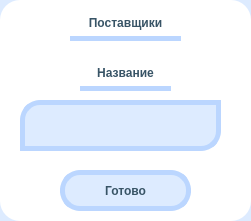
<?xml version="1.0" encoding="UTF-8"?>
<ui version="4.0">
 <class>editProvider</class>
 <widget class="QWidget" name="editProvider">
  <property name="geometry">
   <rect>
    <x>0</x>
    <y>0</y>
    <width>251</width>
    <height>221</height>
   </rect>
  </property>
  <property name="windowTitle">
   <string>Поставщик</string>
  </property>
  <widget class="QPushButton" name="Apply">
   <property name="geometry">
    <rect>
     <x>60</x>
     <y>170</y>
     <width>131</width>
     <height>41</height>
    </rect>
   </property>
   <property name="styleSheet">
    <string notr="true">QPushButton#Apply:!pressed {
    font: 12pt &quot;Comfortaa&quot;;
	font: bold;
	color:  rgb(56, 84, 102);	
	background-color: rgb(221, 235, 255);
	border: 5px solid #BBD6FF ;
	border-radius:20px;
 }

QPushButton#Apple {
    font: 12pt &quot;Comfortaa&quot;;
	font: bold;
	color:  rgb(56, 84, 102);	
	background-color: rgb(221, 235, 255);
	border: 5px solid #BBD6FF ;
	border-radius:20px;;
 }

QPushButton#Apply:hover {
    font: 12pt &quot;Comfortaa&quot;;
	font: bold;
	color:  rgb(56, 84, 102);	
	background-color: rgb(165, 199, 250);
	border: 5px solid #75ACFF;
	border-radius:20px;
 }


QPushButton#Apply:pressed {
    font: 12pt &quot;Comfortaa&quot;;
	font: bold;
	color:  rgb(56, 84, 102);	
	background-color: rgb(165, 199, 250);
	border: 5px solid #75ACFF;
	border-radius:20px;
 }</string>
   </property>
   <property name="text">
    <string>Готово</string>
   </property>
  </widget>
  <widget class="QLabel" name="Name">
   <property name="geometry">
    <rect>
     <x>80</x>
     <y>60</y>
     <width>91</width>
     <height>31</height>
    </rect>
   </property>
   <property name="styleSheet">
    <string notr="true">	font: 12pt &quot;Comfortaa&quot;;
	font: bold;
	color:  rgb(56, 84, 102);
	border: 5px solid #BBD6FF ;
	border-top: transparent;
	border-left: transparent;
	border-right: transparent;</string>
   </property>
   <property name="text">
    <string>Название</string>
   </property>
   <property name="alignment">
    <set>Qt::AlignCenter</set>
   </property>
  </widget>
  <widget class="QLabel" name="BackgroundRounded">
   <property name="geometry">
    <rect>
     <x>0</x>
     <y>0</y>
     <width>251</width>
     <height>221</height>
    </rect>
   </property>
   <property name="styleSheet">
    <string notr="true">background-color :rgb(255, 255, 255);
border-radius: 20px;</string>
   </property>
   <property name="text">
    <string/>
   </property>
  </widget>
  <widget class="QLabel" name="tableName">
   <property name="geometry">
    <rect>
     <x>70</x>
     <y>10</y>
     <width>111</width>
     <height>31</height>
    </rect>
   </property>
   <property name="styleSheet">
    <string notr="true">	font: 12pt &quot;Comfortaa&quot;;
	font: bold;
	color:  rgb(56, 84, 102);
	border: 5px solid #BBD6FF ;
	border-top: transparent;
	border-left: transparent;
	border-right: transparent;</string>
   </property>
   <property name="text">
    <string>Поставщики</string>
   </property>
   <property name="alignment">
    <set>Qt::AlignCenter</set>
   </property>
  </widget>
  <widget class="QLabel" name="Background">
   <property name="geometry">
    <rect>
     <x>0</x>
     <y>0</y>
     <width>1141</width>
     <height>311</height>
    </rect>
   </property>
   <property name="styleSheet">
    <string notr="true">background-color:rgb(221, 235, 255);</string>
   </property>
   <property name="text">
    <string/>
   </property>
  </widget>
  <widget class="QLabel" name="NameEnter">
   <property name="geometry">
    <rect>
     <x>20</x>
     <y>100</y>
     <width>201</width>
     <height>51</height>
    </rect>
   </property>
   <property name="styleSheet">
    <string notr="true">	font: 12pt &quot;Comfortaa&quot;;
	font: bold;
	color:  rgb(56, 84, 102);	
	background-color: rgb(221, 235, 255);
	border: 5px solid #BBD6FF ;
	border-top-left-radius: 20px;
	border-top-right-radius:0px;
	border-bottom-left-radius:0px;
	border-bottom-right-radius:20px;</string>
   </property>
   <property name="text">
    <string/>
   </property>
   <property name="alignment">
    <set>Qt::AlignCenter</set>
   </property>
  </widget>
  <zorder>Background</zorder>
  <zorder>BackgroundRounded</zorder>
  <zorder>Name</zorder>
  <zorder>tableName</zorder>
  <zorder>Apply</zorder>
  <zorder>NameEnter</zorder>
 </widget>
 <resources/>
 <connections/>
</ui>
